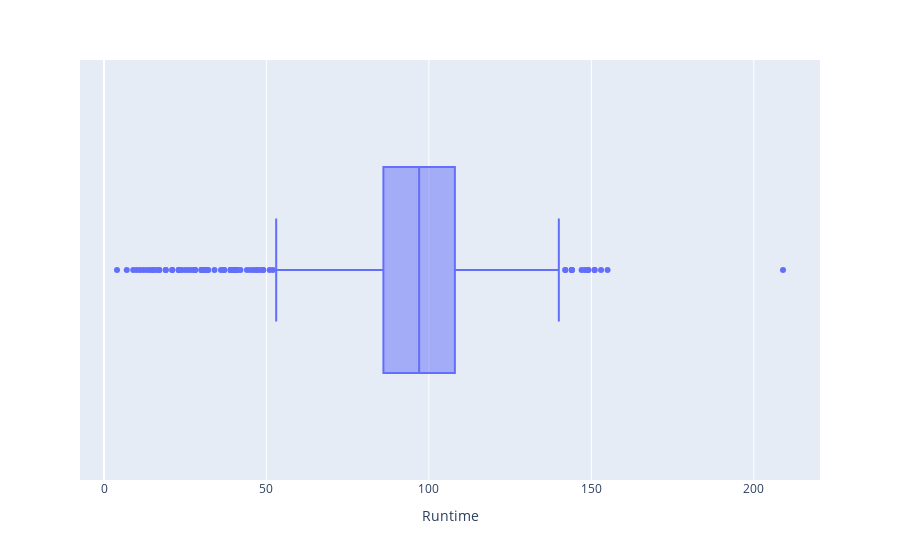

Notebook cell for this chart:
### Code cell
df_temp = df[['Runtime', 'Title', 'Language']].sort_values(by='Runtime', ascending=False).head(3)
fig = px.box(df, x='Runtime', hover_data = df[['Title','Language']])
fig.update_traces(quartilemethod="inclusive")
fig.show()

### Figure 1 — Plotly figure (JSON) as saved in the notebook; plotly's stock layout.template omitted (floating-point values rounded to 4 significant figures; data arrays with more than 128 entries replaced by an {"elided": "..."} marker saying what was removed)
{"data": [{"alignmentgroup": "True", "customdata": {"elided": "584x2 str values"}, "hovertemplate": "Runtime=%{x}<br>Title=%{customdata[0]}<br>Language=%{customdata[1]}<extra></extra>", "legendgroup": "", "marker": {"color": "#636efa"}, "name": "", "notched": false, "offsetgroup": "", "orientation": "h", "quartilemethod": "inclusive", "showlegend": false, "type": "box", "x": {"elided": "584 int values"}, "x0": " ", "xaxis": "x", "y0": " ", "yaxis": "y"}], "layout": {"boxmode": "group", "legend": {"tracegroupgap": 0}, "margin": {"t": 60}, "xaxis": {"anchor": "y", "domain": [0, 1], "title": {"text": "Runtime"}}, "yaxis": {"anchor": "x", "domain": [0, 1]}}}
